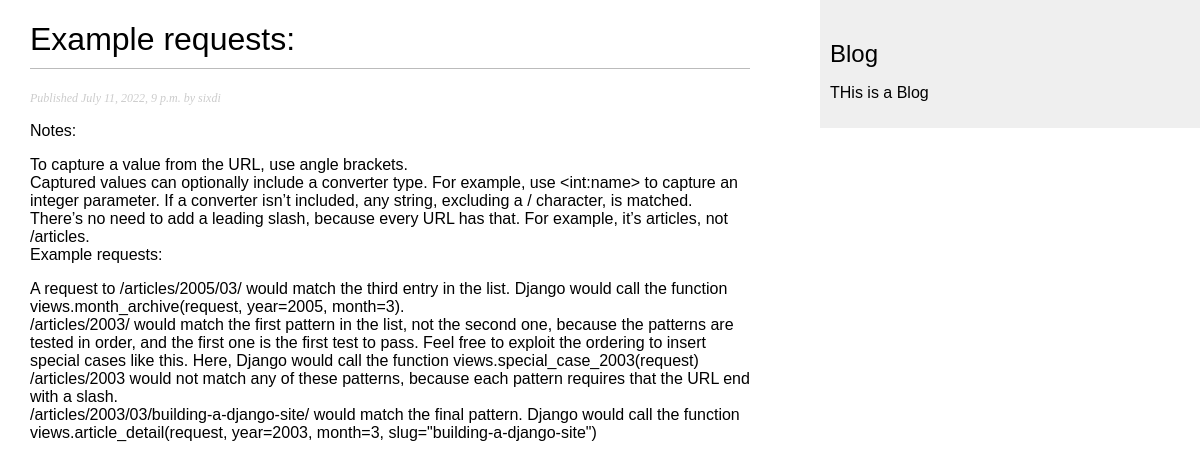
The app's page /blog/2022/7/11/example-requests with its own data.
### blog/models.py (models this page shows, shortened)
class Post(models.Model):
    STATUS_CHOICE = (
        ('draft', 'Draft'),
        ('published', 'Published'),
    )
    title = models.CharField(max_length=250)
    slug = models.SlugField(max_length=250, unique_for_date='publish')
    author = models.ForeignKey(User, on_delete=models.CASCADE, related_name='blog_posts')
    body = models.TextField()
    publish = models.DateTimeField(default=timezone.now)
    created = models.DateTimeField(auto_now_add=True)
    updated = models.DateTimeField(auto_now=True)
    status = models.CharField(max_length=10, choices=STATUS_CHOICE, default='draft')
    class Meta:
        ordering = ('-publish', )
    objects = models.Manager()
    published = PublishedManager()

### blog/views.py (the view)
# urls.py: path('<int:year>/<int:month>/<int:day>/<slug:post>', views.post_detail, name='post_detail'),
def post_detail(request, year, month, day, post):
    post = get_object_or_404(Post, slug=post, status='published',
                             publish__year=year, publish__month=month, publish__day=day)
    return render(request, 'blog/post/detail.html', {'post': post})

### templates/blog/post/detail.html
{% extends 'blog/base.html' %}
{% block content %}
<h1>{{ post.title}}</h1>
<p class="date">
    Published {{post.publish}} by {{post.author}}
</p>
{{post.body|linebreaks}}
{% endblock %}

### static/css/blog.css (style rules this page uses)
body { margin:0; padding:0; font-family:helvetica, sans-serif; }
h1 { font-weight:normal; border-bottom:1px solid #bbb; padding:0 0 10px 0; }
p.date { color:#ccc; font-family: georgia, serif; font-size: 12px; font-style: italic; }

### records on screen
Post: title "Example requests:", publish "July 11, 2022, 9 p.m.", author "sixdi", body "Notes: To capture a value from the URL, use angle brackets. Captured values can optionally include a converter type. For example, use <int:name> to capture an integer parameter. If a converter isn’t included, any string, excluding a / character, is matched. There’s no need to add a leading slash, because every URL has that. For example, it’s articles, not /articles. Example requests: A request to /articles/2005/03/ would match the third entry in the list. Django would call the function views.month_archive(request, year=2005, month=3). /articles/2003/ would match the first pattern in the list, not the second one, because the patterns are tested in order, and the first one is the first test…"
